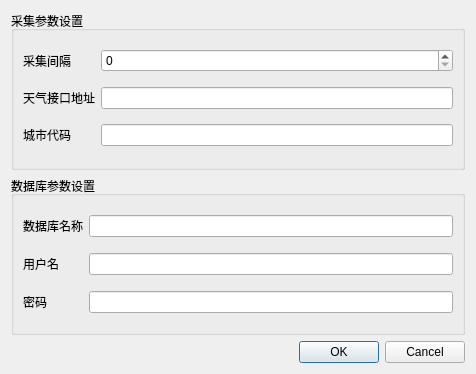
<?xml version="1.0" encoding="UTF-8"?>
<ui version="4.0">
 <class>SettingDialog</class>
 <widget class="QDialog" name="SettingDialog">
  <property name="geometry">
   <rect>
    <x>0</x>
    <y>0</y>
    <width>476</width>
    <height>374</height>
   </rect>
  </property>
  <property name="windowTitle">
   <string>Dialog</string>
  </property>
  <layout class="QVBoxLayout" name="verticalLayout">
   <item>
    <widget class="QGroupBox" name="groupBox">
     <property name="title">
      <string>采集参数设置</string>
     </property>
     <layout class="QGridLayout" name="gridLayout">
      <item row="0" column="0">
       <widget class="QLabel" name="label">
        <property name="text">
         <string>采集间隔</string>
        </property>
       </widget>
      </item>
      <item row="0" column="1">
       <widget class="QSpinBox" name="spinBox_internal"/>
      </item>
      <item row="1" column="0">
       <widget class="QLabel" name="label_2">
        <property name="text">
         <string>天气接口地址</string>
        </property>
       </widget>
      </item>
      <item row="1" column="1">
       <widget class="QLineEdit" name="lineEdit_address"/>
      </item>
      <item row="2" column="0">
       <widget class="QLabel" name="label_3">
        <property name="text">
         <string>城市代码</string>
        </property>
       </widget>
      </item>
      <item row="2" column="1">
       <widget class="QLineEdit" name="lineEdit_cityCode"/>
      </item>
     </layout>
    </widget>
   </item>
   <item>
    <widget class="QGroupBox" name="groupBox_2">
     <property name="title">
      <string>数据库参数设置</string>
     </property>
     <layout class="QGridLayout" name="gridLayout_2">
      <item row="0" column="0">
       <widget class="QLabel" name="label_4">
        <property name="text">
         <string>数据库名称</string>
        </property>
       </widget>
      </item>
      <item row="0" column="1">
       <widget class="QLineEdit" name="lineEdit_databaseName"/>
      </item>
      <item row="1" column="0">
       <widget class="QLabel" name="label_5">
        <property name="text">
         <string>用户名</string>
        </property>
       </widget>
      </item>
      <item row="1" column="1">
       <widget class="QLineEdit" name="lineEdit_userName"/>
      </item>
      <item row="2" column="0">
       <widget class="QLabel" name="label_7">
        <property name="text">
         <string>密码</string>
        </property>
       </widget>
      </item>
      <item row="2" column="1">
       <widget class="QLineEdit" name="lineEdit_password"/>
      </item>
     </layout>
    </widget>
   </item>
   <item>
    <widget class="QDialogButtonBox" name="buttonBox">
     <property name="orientation">
      <enum>Qt::Orientation::Horizontal</enum>
     </property>
     <property name="standardButtons">
      <set>QDialogButtonBox::StandardButton::Cancel|QDialogButtonBox::StandardButton::Ok</set>
     </property>
    </widget>
   </item>
  </layout>
 </widget>
 <resources/>
 <connections>
  <connection>
   <sender>buttonBox</sender>
   <signal>accepted()</signal>
   <receiver>SettingDialog</receiver>
   <slot>accept()</slot>
   <hints>
    <hint type="sourcelabel">
     <x>248</x>
     <y>254</y>
    </hint>
    <hint type="destinationlabel">
     <x>157</x>
     <y>274</y>
    </hint>
   </hints>
  </connection>
  <connection>
   <sender>buttonBox</sender>
   <signal>rejected()</signal>
   <receiver>SettingDialog</receiver>
   <slot>reject()</slot>
   <hints>
    <hint type="sourcelabel">
     <x>316</x>
     <y>260</y>
    </hint>
    <hint type="destinationlabel">
     <x>286</x>
     <y>274</y>
    </hint>
   </hints>
  </connection>
 </connections>
</ui>
